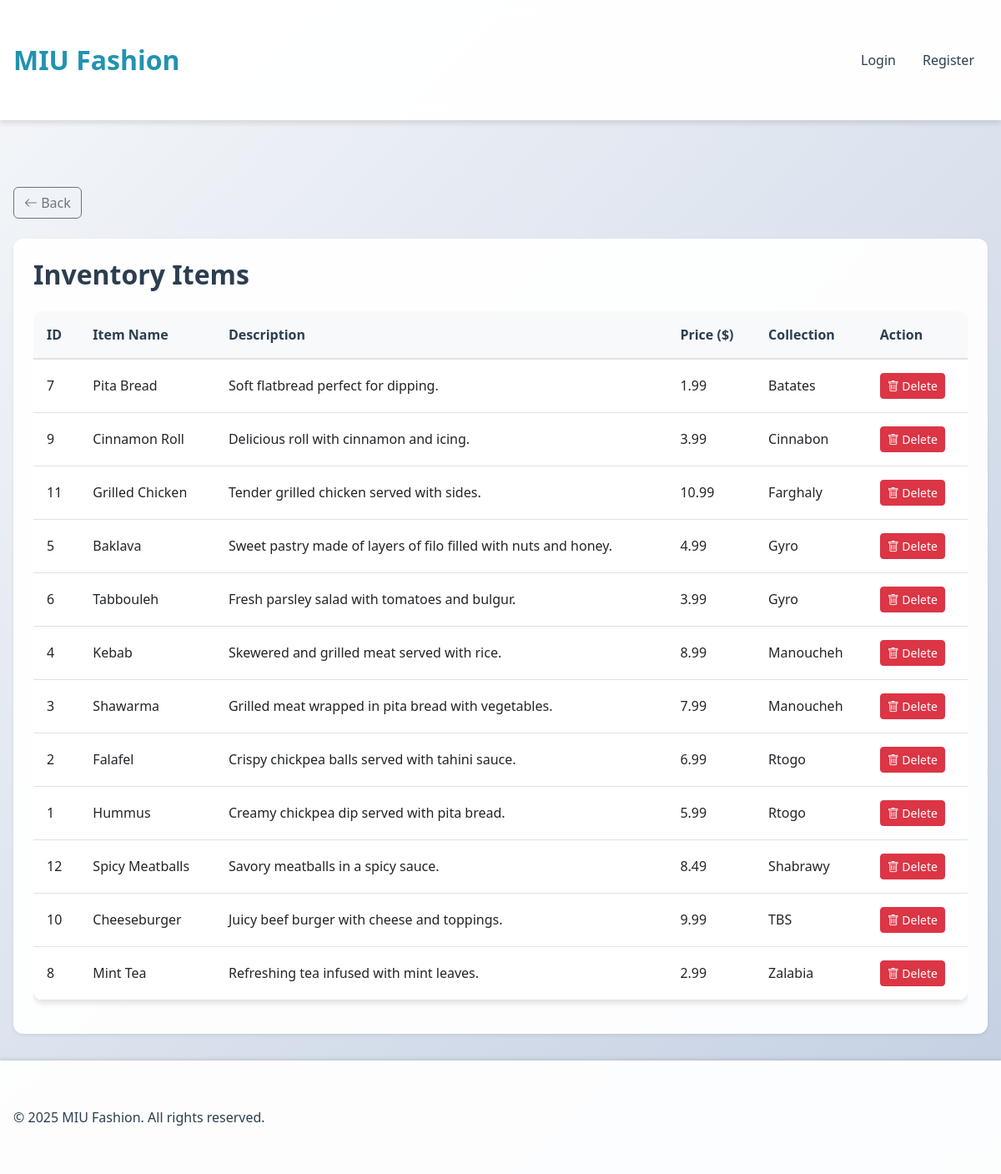
Before: /list_items.php with the older database file.
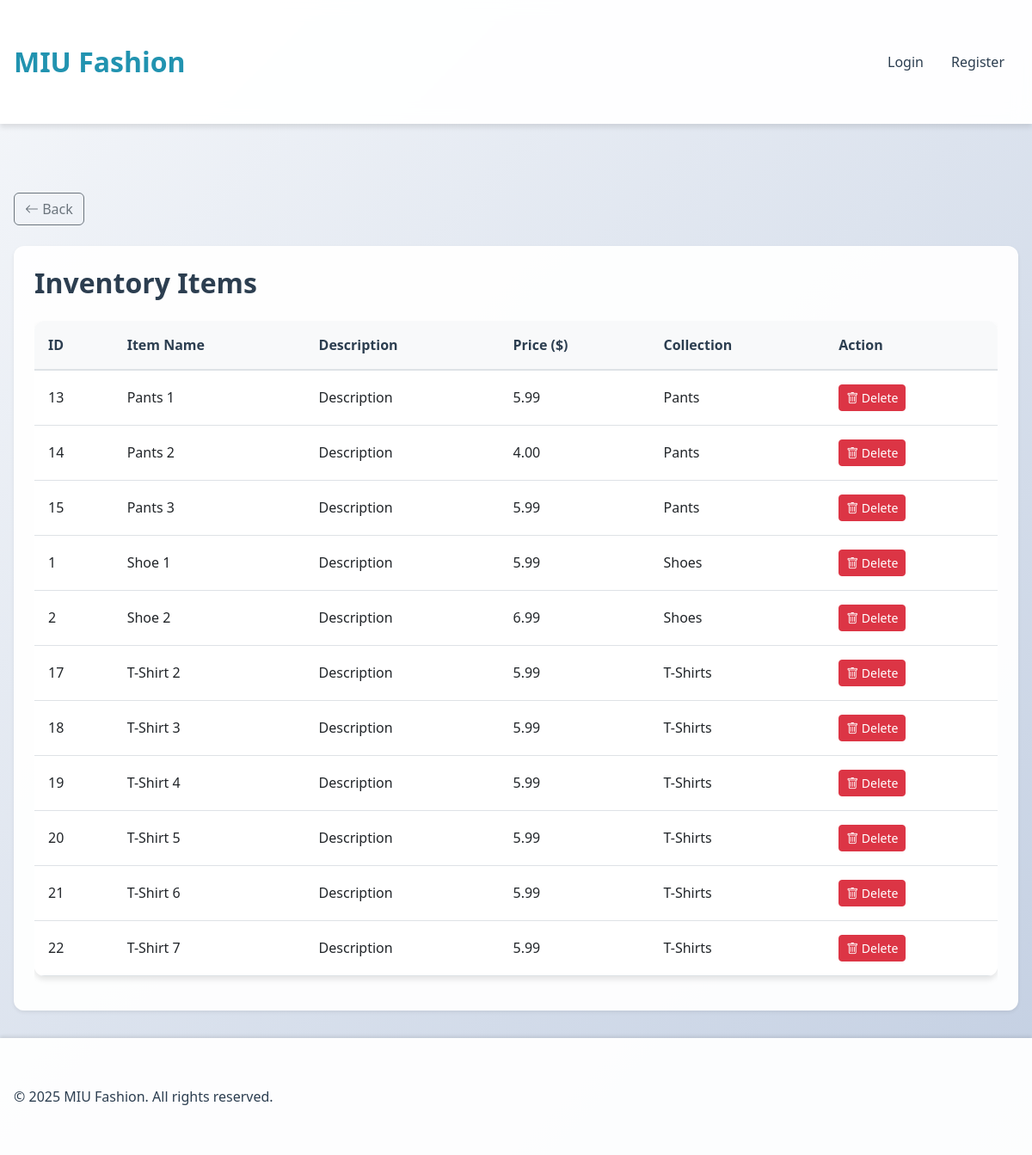
After: the same page with the newer database file.
### tables this page shows
CREATE TABLE `menus` (
  `menu_id` int(11) NOT NULL,
  `restaurant_id` int(11) NOT NULL,
  `item_name` varchar(255) NOT NULL,
  `description` text DEFAULT NULL,
  `price` decimal(10,2) NOT NULL,
  `category` enum('food','drinks') NOT NULL,
  `availability` tinyint(1) DEFAULT 1
);

CREATE TABLE `restaurants` (
  `restaurant_id` int(11) NOT NULL,
  `restaurant_name` varchar(255) NOT NULL,
  `description` text DEFAULT NULL,
  `sizes` varchar(20) NOT NULL,
  `menu_uploaded` tinyint(1) DEFAULT 0,
  `delivery_option` tinyint(1) DEFAULT 1,
  `pickup_option` tinyint(1) DEFAULT 1,
  `status` enum('active','pending','rejected') DEFAULT 'pending',
  `created_at` timestamp NOT NULL DEFAULT current_timestamp()
);

### list_items.php (the view, shortened to what this page needs)
<?php
include 'db_connection.php';
$query = "
    SELECT m.menu_id, m.item_name, m.description, m.price, r.restaurant_name
    FROM menus m
    JOIN restaurants r ON m.restaurant_id = r.restaurant_id
    ORDER BY r.restaurant_name, m.item_name
";
$result = $conn->query($query);
?>
<!DOCTYPE html>
<html lang="en">
<head>
    <link href="https://cdn.jsdelivr.net/npm/bootstrap@5.3.0/dist/css/bootstrap.min.css" rel="stylesheet">
    <link href="styles.css" rel="stylesheet">
</head>
<body>
    <?php include("header.php"); ?>
    <div class="container mt-5">
        <div class="mb-4">
            <a href="javascript:history.back()" class="btn btn-outline-secondary">
                <i class="bi bi-arrow-left"></i> Back
            </a>
        </div>
        <div class="card shadow-sm">
            <div class="card-body">
                <h2 class="card-title mb-4">Inventory Items</h2>
                <div class="table-responsive">
                    <table class="table table-hover">
                        <thead class="table-light">
                            <tr>
                                <th>ID</th>
                                <th>Item Name</th>
                                <th>Description</th>
                                <th>Price ($)</th>
                                <th>Collection</th>
                                <th>Action</th>
                            </tr>
                        </thead>
                        <tbody>
                            <?php while ($row = $result->fetch_assoc()) { ?>
                                <tr>
                                    <td><?php echo htmlspecialchars($row['menu_id']); ?></td>
                                    <td><?php echo htmlspecialchars($row['item_name']); ?></td>
                                    <td><?php echo htmlspecialchars($row['description']); ?></td>
                                    <td><?php echo number_format($row['price'], 2); ?></td>
                                    <td><?php echo htmlspecialchars($row['restaurant_name']); ?></td>
                                    <td>
                                        <form method="POST" action="" style="display:inline;">
                                            <button type="submit" class="btn btn-danger btn-sm" onclick="return confirm('Are you sure you want to delete this item?');">
                                                <i class="bi bi-trash"></i> Delete
                                            </button>
                                        </form>
                                    </td>
                                </tr>
                            <?php } ?>
                        </tbody>
                    </table>
                </div>
            </div>
        </div>
    </div>
    <?php include("footer.php") ?>
    <link rel="stylesheet" href="https://cdn.jsdelivr.net/npm/bootstrap-icons@1.7.2/font/bootstrap-icons.css">
</body>
</html>

Changed rows visible on the page:
removed menus: menu_id "7", item_name "Pita Bread", description "Soft flatbread perfect for dipping.", price "1.99", restaurant.restaurant_name "Batates"
removed menus: menu_id "9", item_name "Cinnamon Roll", description "Delicious roll with cinnamon and icing.", price "3.99", restaurant.restaurant_name "Cinnabon"
removed menus: menu_id "11", item_name "Grilled Chicken", description "Tender grilled chicken served with sides.", price "10.99", restaurant.restaurant_name "Farghaly"
removed menus: menu_id "5", item_name "Baklava", description "Sweet pastry made of layers of filo filled with nuts and honey.", price "4.99", restaurant.restaurant_name "Gyro"
removed menus: menu_id "6", item_name "Tabbouleh", description "Fresh parsley salad with tomatoes and bulgur.", price "3.99", restaurant.restaurant_name "Gyro"
removed menus: menu_id "4", item_name "Kebab", description "Skewered and grilled meat served with rice.", price "8.99", restaurant.restaurant_name "Manoucheh"
removed menus: menu_id "3", item_name "Shawarma", description "Grilled meat wrapped in pita bread with vegetables.", price "7.99", restaurant.restaurant_name "Manoucheh"
removed menus: menu_id "12", item_name "Spicy Meatballs", description "Savory meatballs in a spicy sauce.", price "8.49", restaurant.restaurant_name "Shabrawy"
removed menus: menu_id "10", item_name "Cheeseburger", description "Juicy beef burger with cheese and toppings.", price "9.99", restaurant.restaurant_name "TBS"
removed menus: menu_id "8", item_name "Mint Tea", description "Refreshing tea infused with mint leaves.", price "2.99", restaurant.restaurant_name "Zalabia"
added menus: menu_id "13", item_name "Pants 1", description "Description", price "5.99", restaurant.restaurant_name "Pants"
added menus: menu_id "14", item_name "Pants 2", description "Description", price "4.00", restaurant.restaurant_name "Pants"
added menus: menu_id "15", item_name "Pants 3", description "Description", price "5.99", restaurant.restaurant_name "Pants"
changed menus id 1: item_name "Hummus" → "Shoe 1"; description "Creamy chickpea dip served with pita bread." → "Description"; restaurant.restaurant_name "Rtogo" → "Shoes"; moves up the list
changed menus id 2: item_name "Falafel" → "Shoe 2"; description "Crispy chickpea balls served with tahini sauce." → "Description"; restaurant.restaurant_name "Rtogo" → "Shoes"
added menus: menu_id "17", item_name "T-Shirt 2", description "Description", price "5.99", restaurant.restaurant_name "T-Shirts"
added menus: menu_id "18", item_name "T-Shirt 3", description "Description", price "5.99", restaurant.restaurant_name "T-Shirts"
added menus: menu_id "19", item_name "T-Shirt 4", description "Description", price "5.99", restaurant.restaurant_name "T-Shirts"
added menus: menu_id "20", item_name "T-Shirt 5", description "Description", price "5.99", restaurant.restaurant_name "T-Shirts"
added menus: menu_id "21", item_name "T-Shirt 6", description "Description", price "5.99", restaurant.restaurant_name "T-Shirts"
added menus: menu_id "22", item_name "T-Shirt 7", description "Description", price "5.99", restaurant.restaurant_name "T-Shirts"
